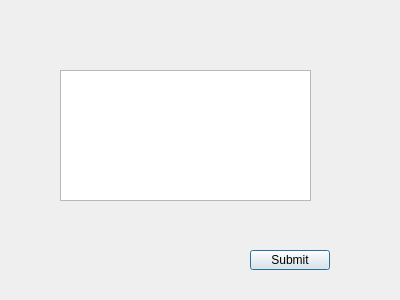
<?xml version="1.0" encoding="UTF-8"?>
<ui version="4.0">
 <class>InfoDialog</class>
 <widget class="QDialog" name="InfoDialog">
  <property name="geometry">
   <rect>
    <x>0</x>
    <y>0</y>
    <width>400</width>
    <height>300</height>
   </rect>
  </property>
  <property name="windowTitle">
   <string>Dialog</string>
  </property>
  <widget class="QPlainTextEdit" name="InfoTextEdit">
   <property name="geometry">
    <rect>
     <x>60</x>
     <y>70</y>
     <width>251</width>
     <height>131</height>
    </rect>
   </property>
   <property name="plainText">
    <string/>
   </property>
  </widget>
  <widget class="QPushButton" name="pushButton">
   <property name="geometry">
    <rect>
     <x>250</x>
     <y>250</y>
     <width>80</width>
     <height>20</height>
    </rect>
   </property>
   <property name="text">
    <string>Submit</string>
   </property>
  </widget>
 </widget>
 <resources/>
 <connections/>
</ui>
